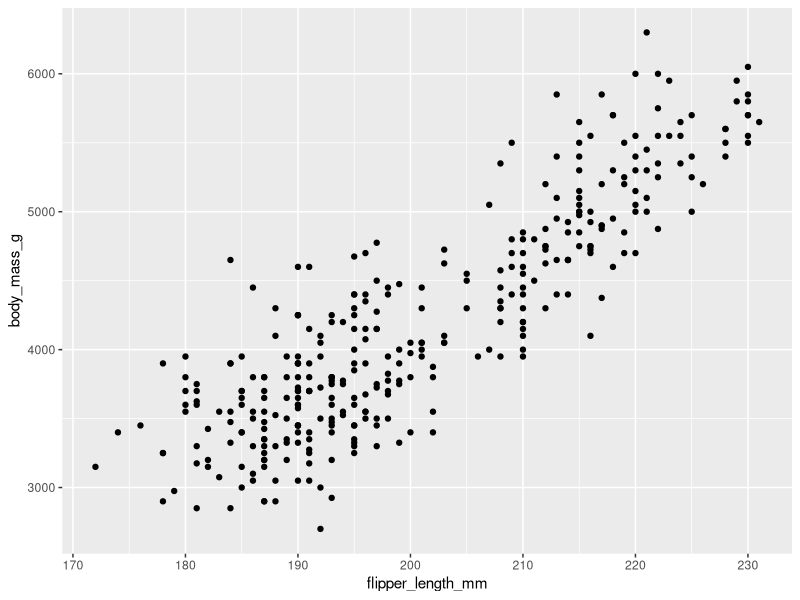
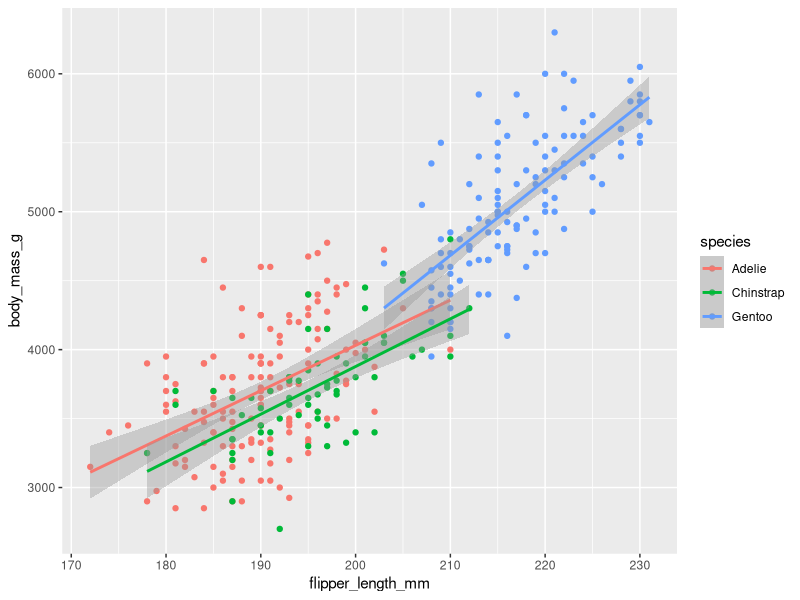
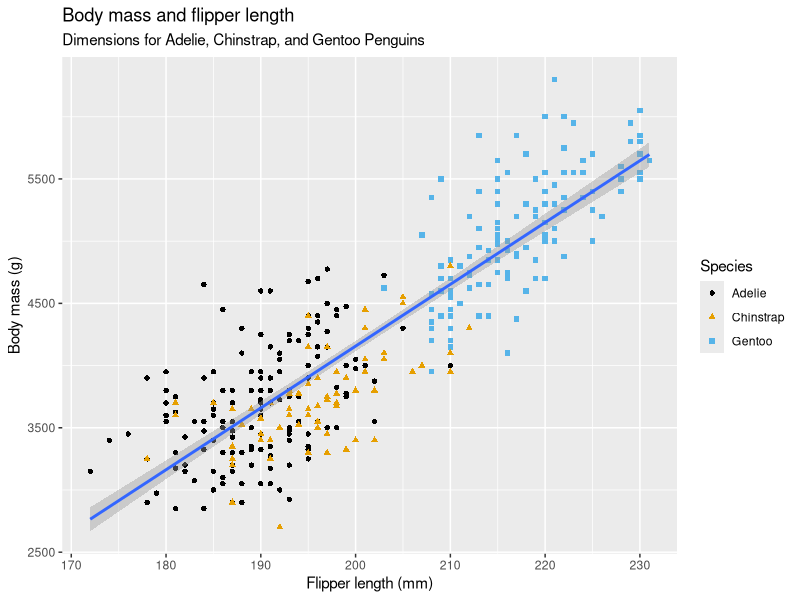
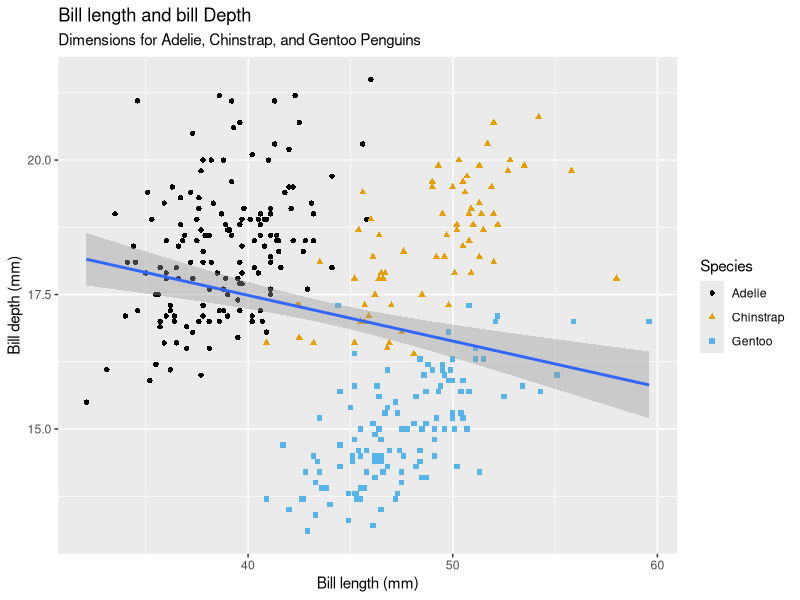
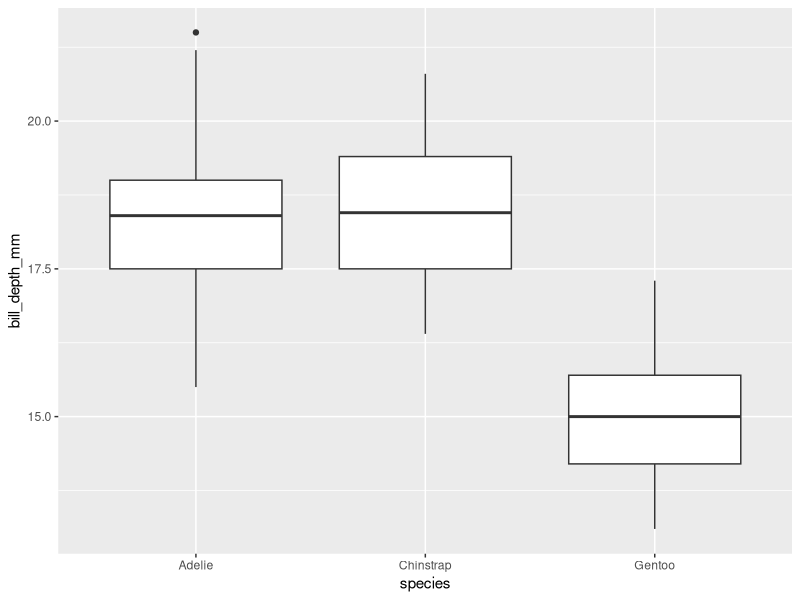
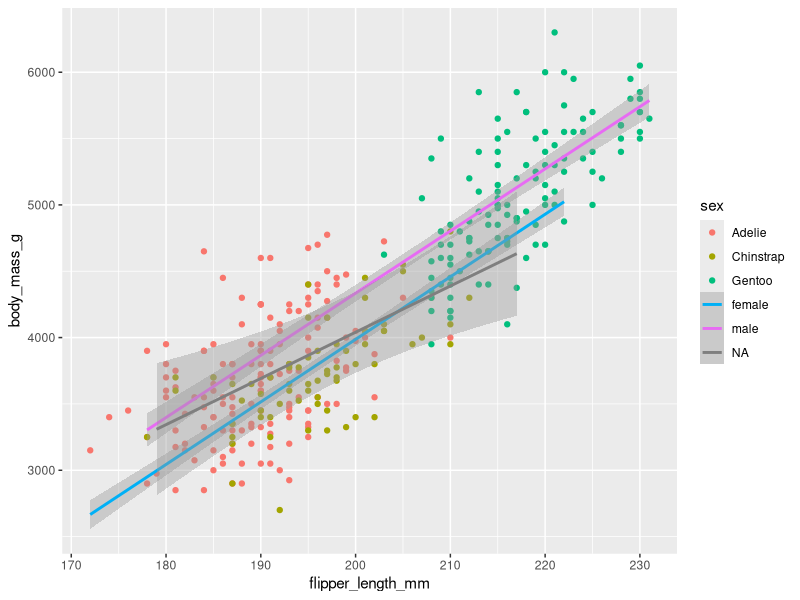
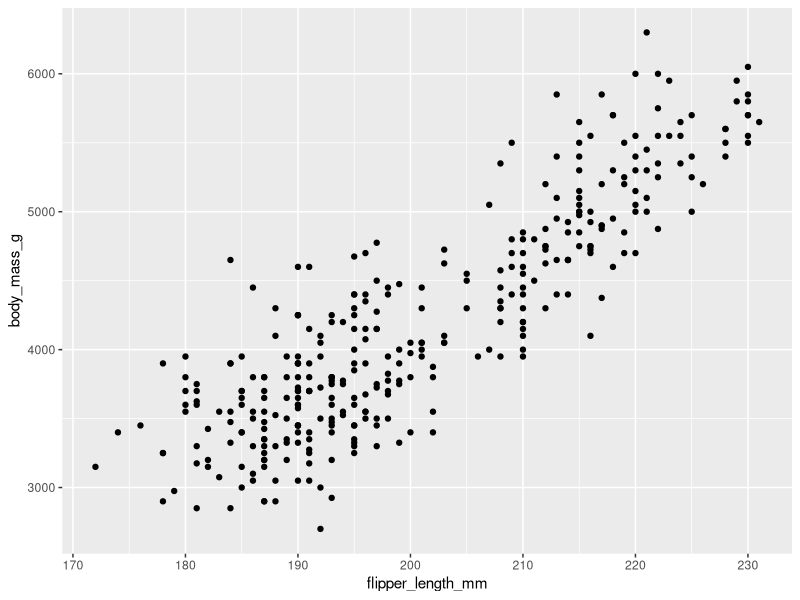
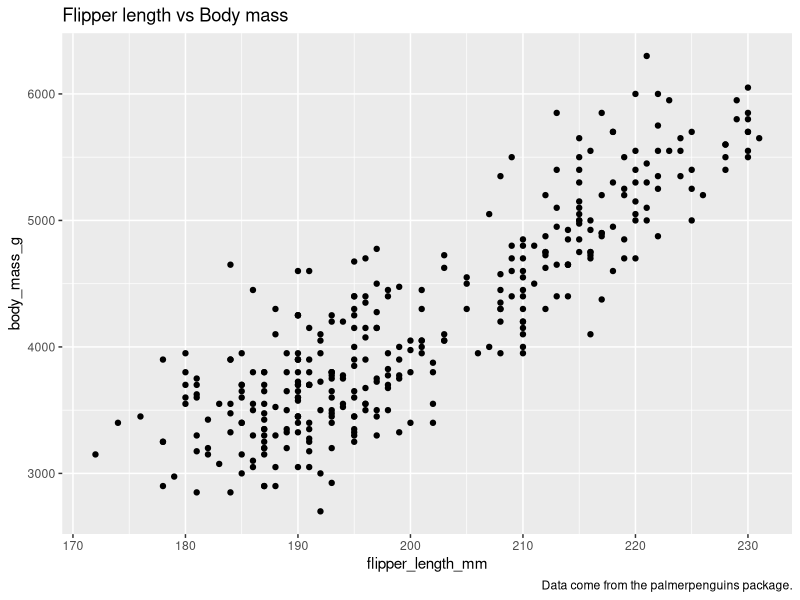

These figures' R source, in order: (Note: this script raises an error after producing the figures.)
library(tidyverse)
library(palmerpenguins)
library(ggthemes)

# <목표>
# 펭귄의 종을 고려하여 
# 펭귄의 오리발 길이(flipper_length_mm)와 몸무게(body_mass_g)의 관계를 보여주는 비주얼리제이션

# ==============================================================================
# 1.2 First steps
# ==============================================================================
ggplot(
  data = penguins,
  mapping = aes(x = flipper_length_mm, y = body_mass_g)
) + 
  geom_point()

# <답>
# "플리퍼 길이와 체질량 사이의 관계는 어떤 모습일까요?" 
# 이 관계는 
# 1. 양(플리퍼 길이가 증가할수록 체질량도 증가)이고, 
# 2. 상당히 선형적이며(점들이 곡선이 아닌 선 주위에 모여 있음), 
# 3. 적당히 강한(선 주위에 너무 많은 산란이 없음) 것으로 보입니다.
# => 오리발이 긴 펭귄은 일반적으로 몸무게가 더 큽니다.

# 산점도(Scatterplots)는 
# 두 숫자 변수 간의 관계를 표시하는 데 유용하지만, 
# 항상 두 변수 간의 겉으로 보이는 관계에 회의적인 태도를 취하고 
# 이 겉으로 보이는 관계의 특성을 설명하거나 변화시킬 수 있는 다른 변수가 있는지 확인하는 것이 좋습니다.
# 예) 오리발 길이와 체질량 사이의 관계는 종에 따라 다를까요? 

ggplot(
  data = penguins,
  mapping = aes(x = flipper_length_mm, y = body_mass_g, color = species)
) + 
  geom_point() +
  geom_smooth(method = 'lm')


ggplot(
  data = penguins,
  mapping = aes(x = flipper_length_mm, y = body_mass_g)
) + 
  geom_point(mapping = aes(colour = species, shape = species)) +
  geom_smooth(method = 'lm') +
  labs(
    title = "Body mass and flipper length",
    subtitle = "Dimensions for Adelie, Chinstrap, and Gentoo Penguins",
    x = "Flipper length (mm)",
    y = "Body mass (g)",
    color = "Species",
    shape = "Species"
  ) +
  scale_color_colorblind()

# ==============================================================================
# 1.2.5 Exercises

# 1. How many rows are in penguins? How many columns?
glimpse(penguins)
# Rows: 344, Columns: 8

# 2. What does the bill_depth_mm variable in the penguins data frame describe? 
#    Read the help for ?penguins to find out.
?penguins
# bill_depth_mm : a number denoting bill depth (millimeters)
# bill : (새의) 부리

# 3. Make a scatterplot of bill_depth_mm vs. bill_length_mm. 
#    That is, make a scatterplot with bill_depth_mm on the y-axis
#    and bill_length_mm on the x-axis. 
#    Describe the relationship between these two variables.
ggplot(
  data = penguins,
  aes(x = bill_length_mm, y = bill_depth_mm)
) +
  geom_point(
    mapping = aes(colour = species, shape = species)
  ) +
  geom_smooth(method = "lm") +
  labs(
    title = "Bill length and bill Depth",
    subtitle = "Dimensions for Adelie, Chinstrap, and Gentoo Penguins",
    x = "Bill length (mm)",
    y = "Bill depth (mm)",
    color = "Species",
    shape = "Species"
  ) +
  scale_color_colorblind()

# <답>
# 이 관계는 약한 음의 관계를 보이나 비선형적이며 선 주위에 너무 많은 산란이 있음
  
# 4. What happens if you make a scatterplot of species vs. bill_depth_mm? 
#    What might be a better choice of geom?
ggplot(
  data = penguins,
  aes(x = species, y = bill_depth_mm)
) +
  geom_boxplot()

# 5. Why does the following give an error and how would you fix it?

ggplot(
  data = penguins,
  aes(x = flipper_length_mm, y = body_mass_g, color = sex)
) + 
  geom_point(aes(color = species)) +
  geom_smooth(method = "lm")

# 6. What does the na.rm argument do in geom_point()? 
#    What is the default value of the argument? 
#   Create a scatterplot where you successfully use this argument set to TRUE.

?geom_point
# na.rm = FALSE
# If FALSE, the default, missing values are removed with a warning. 
# If TRUE, missing values are silently removed.

ggplot(
  data = penguins,
  aes(x = flipper_length_mm, y = body_mass_g)
) + 
  geom_point(na.rm = TRUE)

# 7. Add the following caption to the plot you made in the previous exercise: 
# “Data come from the palmerpenguins package.” Hint: Take a look at the documentation for labs().
ggplot(
  data = penguins,
  aes(x = flipper_length_mm, y = body_mass_g)
) + 
  geom_point(na.rm = TRUE) +
  labs(
    title = "Flipper length vs Body mass",
    caption = "Data come from the palmerpenguins package."
  )

# 8. Recreate the following visualization. 
# What aesthetic should bill_depth_mm be mapped to? 
# And should it be mapped at the global level or at the geom level?

ggplot(
  data = penguins,
  aes(x = flipper_length_mm, y = body_mass_g)
) +
  geom_point(aes(color = bill_depth_mm)) +
  geom_smooth()

# 9. Run this code in your head and predict what the output will look like. 
#    Then, run the code in R and check your predictions.

?geom_smooth
# se : Display confidence interval around smooth? 
#      (TRUE by default, see level to control.)
# level	:Level of confidence interval to use (0.95 by default).
# 신뢰구간(CI)은 
#  모수가 실제로 포함될 것으로 예측되는 범위
#  집단 전체를 연구하는 것은 불가능하므로, 샘플링된 데이터를 기반으로 모수의 범위를 추정하기 위해 사용됨
#  샘플링된 표본이 연구중인 모집단을 얼마나 잘 대표하는지 측정하는 방법


ggplot(
  data = penguins,
  aes(x = flipper_length_mm, y = body_mass_g, colour = island)
) + 
  geom_point() +
  geom_smooth(se = FALSE)
  
# 10. Will these two graphs look different? Why/why not?
ggplot(
  data = penguins,
  mapping = aes(x = flipper_length_mm, y = body_mass_g)
) + 
  geom_point() +
  geom_smooth()

ggplot(
) + 
  geom_point(
    data = penguins,
    mapping = aes(x = flipper_length_mm, y = body_mass_g)
  ) +
  geom_smooth(
    data = penguins,
    mapping = aes(x = flipper_length_mm, y = body_mass_g)
  )

# ==============================================================================
# 1.3 ggplot2 calls
# ==============================================================================

ggplot(penguins, aes(flipper_length_mm, body_mass_g)) +
  geom_point()

penguins |>
  ggplot(aes(flipper_length_mm, body_mass_g)) +
  geom_point()

# ==============================================================================
# 1.4 Visualizing distributions
# ==============================================================================

# To examine the distribution of a categorical variable, you can use a bar chart.
ggplot(penguins, aes(x = fct_infreq(species))) +
  geom_bar()

?fct_infreq

# Numerical variables can be continuous or discrete.
# One commonly used visualization for distributions of continuous variables is a histogram.

ggplot(penguins, aes(x = body_mass_g)) +
  geom_histogram(binwidth = 200)

# An alternative visualization for distributions of numerical variables is a density plot.
#  A density plot is a smoothed-out version of a histogram 

ggplot(penguins, aes(body_mass_g)) +
  geom_density()

# ==============================================================================
# 1.4.3 Exercises

# 1. Make a bar plot of species of penguins, where you assign species to the y aesthetic. How is this plot different?
ggplot(penguins, aes(y = species)) +
  geom_bar()

# 2. How are the following two plots different? 
#    Which aesthetic, color or fill, is more useful for changing the color of bars?

ggplot(penguins, aes(species)) +
  geom_bar(color = "red")

ggplot(penguins, aes(species)) +
  geom_bar(fill = "red")

# 3. What does the bins argument in geom_histogram() do?
?geom_histogram

# Number of bins. Overridden by binwidth. Defaults to 30.
# binwidth : The width of the bins. Can be specified as a numeric value or as a function that calculates width from unscaled x. 

# 4. Make a histogram of the carat variable in the diamonds dataset that is available when you load the tidyverse package. 
#    Experiment with different binwidths. What binwidth reveals the most interesting patterns?
?diamonds
# A dataset containing the prices and other attributes of almost 54,000 diamonds
glimpse(diamonds)

ggplot(diamonds, aes(carat)) +
  geom_histogram()

ggplot(diamonds, aes(carat)) +
  geom_histogram(binwidth = 0.01)

# ==============================================================================
# 1.5 Visualizing relationships
# ==============================================================================

# A numerical and a categorical variable -> box plots
ggplot(penguins, aes(species, body_mass_g)) +
  geom_boxplot()
# 데이터의 대략적인 분포와 개별적인 이상치들을 동시 표시
# 서로 다른 데이터 뭉치를 쉽게 비교

ggplot(penguins, aes(body_mass_g, color = species)) +
  geom_density(linewidth = .75)

ggplot(penguins, aes(body_mass_g, color = species, fill = species)) +
  geom_density(alpha = 1/3)

# Two categorical variables -> stacked bar plots
ggplot(penguins, aes(x = island, fill = species)) +
  geom_bar()

ggplot(penguins, aes(x = island, fill = species)) +
  geom_bar(position = "fill")

?geom_bar

# Two numerical variables
ggplot(penguins, aes(flipper_length_mm, body_mass_g)) +
  geom_point()

# Three or more variables
ggplot(penguins, aes(flipper_length_mm, body_mass_g)) +
  geom_point(aes(color = species)) +
  facet_wrap(~island)

# ==============================================================================
# 1.5.5 Exercises

# 1. Which variables in mpg are categorical? 
#    Which variables are numerical? (Hint: Type ?mpg to read the documentation for the dataset.) 
#    How can you see this information when you run mpg?
glimpse(mpg)
?mpg # Fuel economy data
# categorical <chr> : manufacturer, model, trans, drv, fl, class

# 2. Make a scatterplot of hwy vs. displ using the mpg data frame. 
#    Next, map a third, numerical variable to color, then size, then both color and size, then shape. 
#    How do these aesthetics behave differently for categorical vs. numerical variables?

# hwy : highway miles per gallon
# displ : engine displacement, in litres
ggplot(mpg, aes(displ, hwy, colour = cyl, size = cyl, shape = drv)) + 
  geom_point() +
  geom_smooth(method = 'lm')

ggplot(mpg, aes(hwy, displ, color = cty)) + geom_point()

ggplot(mpg, aes(hwy, displ, size = cty)) + geom_point()

ggplot(mpg, aes(hwy, displ, color = cty, size = cty)) + geom_point()

ggplot(mpg, aes(hwy, displ, color = cty, size = cty, shape = drv)) + geom_point()


# 3. In the scatterplot of hwy vs. displ, what happens if you map a third variable to linewidth?
ggplot(mpg, aes(displ, hwy)) + 
  geom_point(linewidth = 1) 
  
# 4. What happens if you map the same variable to multiple aesthetics?
ggplot(mpg, aes(hwy, hwy, color = hwy)) + 
  geom_point() 

# 5. Make a scatterplot of bill_depth_mm vs. bill_length_mm and color the points by species. 
#    What does adding coloring by species reveal about the relationship between these two variables? What about faceting by species?

ggplot(penguins, aes(bill_depth_mm, bill_length_mm, color = species)) +
  geom_point() 
  
ggplot(penguins, aes(bill_depth_mm, bill_length_mm, color = species)) +
  geom_point() +
  facet_wrap(~species)

# 6. Why does the following yield two separate legends? How would you fix it to combine the two legends?
ggplot(
  data = penguins, 
  mapping = aes(
    x = bill_length_mm, 
    y = bill_depth_mm, 
    color = species, 
    shape = species)
) +
  geom_point() +
  labs(color = "Species", shape = "Species")

# 7. Create the two following stacked bar plots. 
#    Which question can you answer with the first one? 
#    Which question can you answer with the second one?
ggplot(penguins, aes(island, fill = species)) +
  geom_bar(position = "fill")
# 1. Adelie은 3개의 섬에 모두 서식
# 2. Gentoo는 Biscoe 섬에 만 서식
# 3. Chinstrap은 Dream 섬에 만 서식
# 4. Torgersen 섬에는 Adelie 종 만 서식

ggplot(penguins, aes(species, fill = island)) +
  geom_bar(position = 'fill')
# 1. Adelie은 3개의 섬에 모두 서식
# 2. Chinstrap은 Dream 섬에 만 서식
# 3. Gentoo는 Biscoe 섬에 만 서식
# 4. Torgersen 섬에는 Adelie 종 만 서식

# ==============================================================================
# 1.6 Saving your plots
# ==============================================================================
ggplot(penguins, aes(flipper_length_mm, body_mass_g)) + 
  geom_point()
ggsave('penguin-plot.png')

# ==============================================================================
# 1.6.1 Exercises
# 1. Run the following lines of code. Which of the two plots is saved as mpg-plot.png? Why?
ggplot(mpg, aes(class)) +
  geom_bar()
ggplot(mpg, aes(cty, hwy)) +
  geom_point()
ggsave("mpg-plot.png")

# 2. What do you need to change in the code above to save the plot as a PDF instead of a PNG? 
#    How could you find out what types of image files would work in ggsave()?

?ggsave
ggsave("mpg-plot.pdf")

# ==============================================================================
# 1.7 Common problems
# ==============================================================================

ggplot(data = mpg) 
+ geom_point(mapping = aes(x = displ, y = hwy))

ggplot(data = mpg) + # at the end of the line, not the start
  geom_point(mapping = aes(x = displ, y = hwy))